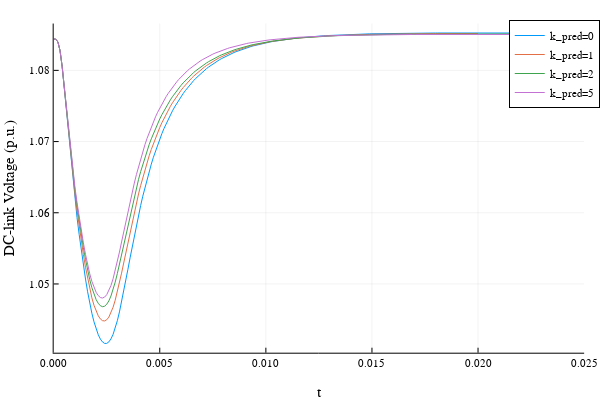

Notebook code cell kept with this figure:
### Markdown cell above
## Plotting DC-voltage for various predictive gain

### Code cell
plot(sol_k0, vars=(0,13), xlims = (0,0.025), label="k_pred=0", ylabel="DC-link Voltage (p.u.)")
plot!(sol_k1, vars=(0,13), xlims = (0,0.025), label="k_pred=1")
plot!(sol_k2, vars=(0,13), xlims = (0,0.025), label="k_pred=2")
plot!(sol_k5, vars=(0,13), xlims = (0,0.025), label="k_pred=5")

### Figure 1 — Plotly figure (JSON) as saved in the notebook; plotly's stock layout.template omitted (floating-point values rounded to 4 significant figures; data arrays with more than 128 entries replaced by an {"elided": "..."} marker saying what was removed)
{"data": [{"colorbar": {"title": ""}, "legendgroup": "k_pred=0", "line": {"color": "rgba(0, 154, 250, 1.000)", "dash": "solid", "shape": "linear", "width": 1}, "mode": "lines", "name": "k_pred=0", "showlegend": true, "type": "scatter", "x": {"elided": "301 float values"}, "xaxis": "x1", "y": {"elided": "301 float values"}, "yaxis": "y1", "zmax": null, "zmin": null}, {"colorbar": {"title": ""}, "legendgroup": "k_pred=1", "line": {"color": "rgba(227, 111, 71, 1.000)", "dash": "solid", "shape": "linear", "width": 1}, "mode": "lines", "name": "k_pred=1", "showlegend": true, "type": "scatter", "x": {"elided": "201 float values"}, "xaxis": "x1", "y": {"elided": "201 float values"}, "yaxis": "y1", "zmax": null, "zmin": null}, {"colorbar": {"title": ""}, "legendgroup": "k_pred=2", "line": {"color": "rgba(62, 164, 78, 1.000)", "dash": "solid", "shape": "linear", "width": 1}, "mode": "lines", "name": "k_pred=2", "showlegend": true, "type": "scatter", "x": {"elided": "301 float values"}, "xaxis": "x1", "y": {"elided": "301 float values"}, "yaxis": "y1", "zmax": null, "zmin": null}, {"colorbar": {"title": ""}, "legendgroup": "k_pred=5", "line": {"color": "rgba(195, 113, 210, 1.000)", "dash": "solid", "shape": "linear", "width": 1}, "mode": "lines", "name": "k_pred=5", "showlegend": true, "type": "scatter", "x": {"elided": "301 float values"}, "xaxis": "x1", "y": {"elided": "301 float values"}, "yaxis": "y1", "zmax": null, "zmin": null}], "layout": {"annotations": [], "height": 400, "legend": {"bgcolor": "rgba(255, 255, 255, 1.000)", "bordercolor": "rgba(0, 0, 0, 1.000)", "borderwidth": 1, "font": {"color": "rgba(0, 0, 0, 1.000)", "family": "sans-serif", "size": 11}, "tracegroupgap": 0, "traceorder": "normal", "x": 1.02, "xanchor": "auto", "y": 1, "yanchor": "auto"}, "margin": {"b": 20, "l": 0, "r": 0, "t": 20}, "paper_bgcolor": "rgba(255, 255, 255, 1.000)", "plot_bgcolor": "rgba(255, 255, 255, 1.000)", "showlegend": true, "width": 600, "xaxis": {"anchor": "y1", "domain": [0.09128, 0.9934], "gridcolor": "rgba(0, 0, 0, 0.100)", "gridwidth": 0.5, "linecolor": "rgba(0, 0, 0, 1.000)", "mirror": false, "range": [0, 0.025], "showgrid": true, "showline": true, "showticklabels": true, "tickangle": 0, "tickcolor": "rgb(0, 0, 0)", "tickfont": {"color": "rgba(0, 0, 0, 1.000)", "family": "sans-serif", "size": 11}, "tickmode": "array", "ticks": "inside", "ticktext": ["0.000", "0.005", "0.010", "0.015", "0.020", "0.025"], "tickvals": [0, 0.005, 0.01, 0.015, 0.02, 0.025], "title": "t", "titlefont": {"color": "rgba(0, 0, 0, 1.000)", "family": "sans-serif", "size": 15}, "type": "-", "visible": true, "zeroline": false, "zerolinecolor": "rgba(0, 0, 0, 1.000)"}, "yaxis": {"anchor": "x1", "domain": [0.07581, 0.9902], "gridcolor": "rgba(0, 0, 0, 0.100)", "gridwidth": 0.5, "linecolor": "rgba(0, 0, 0, 1.000)", "mirror": false, "range": [1.04, 1.087], "showgrid": true, "showline": true, "showticklabels": true, "tickangle": 0, "tickcolor": "rgb(0, 0, 0)", "tickfont": {"color": "rgba(0, 0, 0, 1.000)", "family": "sans-serif", "size": 11}, "tickmode": "array", "ticks": "inside", "ticktext": ["1.05", "1.06", "1.07", "1.08"], "tickvals": [1.05, 1.06, 1.07, 1.08], "title": "DC-link Voltage (p.u.)", "titlefont": {"color": "rgba(0, 0, 0, 1.000)", "family": "sans-serif", "size": 15}, "type": "-", "visible": true, "zeroline": false, "zerolinecolor": "rgba(0, 0, 0, 1.000)"}}}
